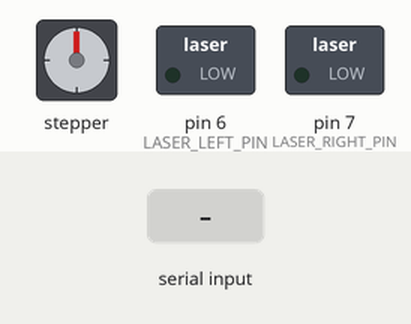
This sketch was run on a simulated Arduino Uno, built with avr-gcc and run on an emulated ATmega328P. On the bench: stepper motor, switched loads named in the sketch (green lamp = pin HIGH). Wiring (inferred from the names in the program): stepper motor driver (1600 steps per turn assumed): step pin 4; direction pin 3. The test bench sets the inputs (shaded band). Pins used as bus, display or sensor lines are not drawn.

Above: at 1.3 s.
1.4 s: "4" received over Serial
At 3.13 s:
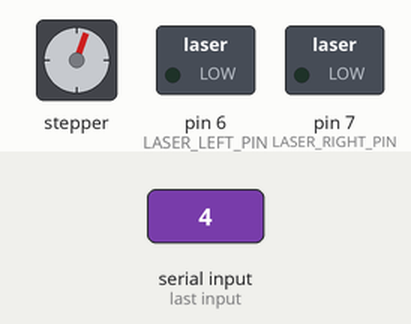
At 4.73 s:
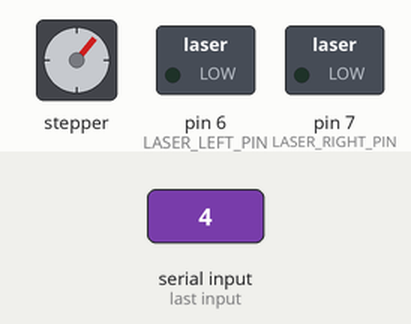
Timing chart, 0 to 22.3 s (numbered marks = the images above; inputs shaded):
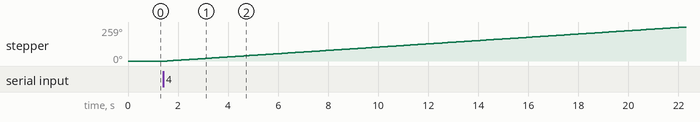

The sketch:

firmware.ino
```cpp
// define some pins
//=================
#define DIR_PIN 3
#define STEP_PIN 4
#define ENABLE_PIN 8
#define SLEEP_PIN 9
#define MS1_PIN 11
#define MS2_PIN 12
#define MS3_PIN 13
#define LASER_LEFT_PIN 6
#define LASER_RIGHT_PIN 7
#define LED_PIN 13

// define stepper
//===============
// 200 * 16 microstepping
#define STEPS_PER_REV 1600

#define RPM 2.0

void setup() {
  pinMode(LASER_LEFT_PIN, OUTPUT);
  pinMode(LASER_RIGHT_PIN, OUTPUT);
  pinMode(DIR_PIN, OUTPUT);
  pinMode(STEP_PIN, OUTPUT);
  pinMode(LED_PIN, OUTPUT);

  // initialise the Pololu
  //==========================
  digitalWrite(MS1_PIN, HIGH);
  digitalWrite(MS2_PIN, HIGH);
  digitalWrite(MS3_PIN, LOW);
  digitalWrite(ENABLE_PIN, LOW);
  digitalWrite(SLEEP_PIN, LOW);
  delay(100);

  Serial.begin(9600);
}

// speed = rpm
void rotate(float degrees, float speed) {
  digitalWrite(SLEEP_PIN, HIGH);
  digitalWrite(ENABLE_PIN, LOW);

  digitalWrite(MS1_PIN, HIGH);
  digitalWrite(MS2_PIN, HIGH);
  digitalWrite(MS3_PIN, LOW);

  int steps_per_second = speed * STEPS_PER_REV / 60;
  int step_delay = 1000 / steps_per_second;
  float steps = STEPS_PER_REV * (degrees/360.0);
  int dir = (degrees > 0) ? HIGH : LOW;

  digitalWrite(DIR_PIN, dir);
  delay(100);

  for(int i=0; i < steps; i++){
    digitalWrite(STEP_PIN, HIGH);
    delayMicroseconds(10);
    digitalWrite(STEP_PIN, LOW);
    delay(step_delay);
  }

  digitalWrite(SLEEP_PIN, LOW);
  digitalWrite(ENABLE_PIN, HIGH);
}

void laser(int side, boolean state) {
  digitalWrite(LED_PIN, state);
  if (side == 0) {
    digitalWrite(LASER_LEFT_PIN, state);
  } else {
    digitalWrite(LASER_RIGHT_PIN, state);
  }
}

void loop() {
  while (Serial.available() == 0);

  int val = Serial.read();

  if (val == '0') {
    // left laser off
    laser(0, false);
    Serial.println("OK");
  } else if (val == '1') {
    // left laser on
    laser(0, true);
    Serial.println("OK");
  } else if (val == '2') {
    // right laser off
    laser(1, false);
    Serial.println("OK");
  } else if (val == '3') {
    // right laser on
    laser(1, true);
    Serial.println("OK");
  } else if (val == '4') {
    // test rotate
    rotate(360.0, RPM);
    Serial.println("OK");
  } else if (val == '5') {
    // rotate with left laser on
    laser(0, true);
    rotate(360.0, RPM);
    laser(0, false);
    Serial.println("OK");
  } else if (val == '6') {
    // rotate with right laser on
    laser(1, true);
    rotate(360.0, RPM);
    laser(1, false);
    Serial.println("OK");
  } else {
    Serial.println("Unknown Command");
  }

  delay(50);

  Serial.flush();
}
```

Measured:
- after the input at 1.4 s, stepper: keeps turning clockwise at about 13°/s, starting after 0.17 s
